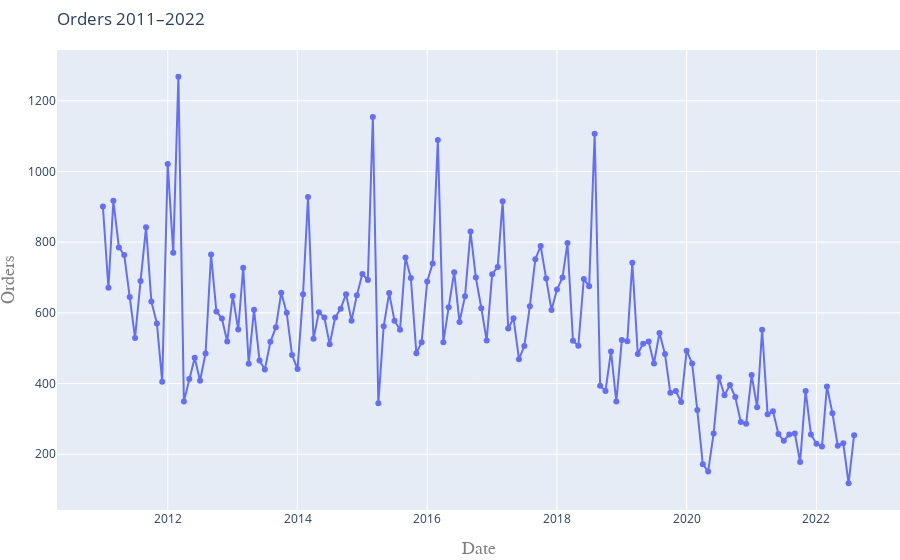

Notebook code for this chart:
### Markdown cell above
### Plot data

### Code cell
import plotly.graph_objs as go
import matplotlib.pylab as plt

title = dep_var + ' 2011–2022'
fig= go.Figure()
fig.add_trace(go.Scatter(dict(x=df.index, y=df[dep_var], mode='lines+markers', name= dep_var)))
fig.update_layout(title=go.layout.Title(
 text=title,
 xref='paper',x=0),
 margin=dict(l=10, r=0, t=50, b=50),
 xaxis=go.layout.XAxis(title=go.layout.xaxis.Title(text='Date',font=dict(
 family='Courier New, monospace',
 size=18,
 color='#7f7f7f'))),
 yaxis=go.layout.YAxis(title=go.layout.yaxis.Title(text=dep_var,font=dict(
 family='Courier New, monospace',
 size=18,
 color='#7f7f7f'))))
fig.show()

### Figure 1 — Plotly figure (JSON) as saved in the notebook; plotly's stock layout.template omitted (floating-point values rounded to 4 significant figures; data arrays with more than 128 entries replaced by an {"elided": "..."} marker saying what was removed)
{"data": [{"mode": "lines+markers", "name": "Orders", "type": "scatter", "x": {"elided": "140 str values"}, "y": {"elided": "140 int values"}}], "layout": {"margin": {"b": 50, "l": 10, "r": 0, "t": 50}, "title": {"text": "Orders 2011–2022", "x": 0, "xref": "paper"}, "xaxis": {"title": {"font": {"color": "#7f7f7f", "family": "Courier New, monospace", "size": 18}, "text": "Date"}}, "yaxis": {"title": {"font": {"color": "#7f7f7f", "family": "Courier New, monospace", "size": 18}, "text": "Orders"}}}}
